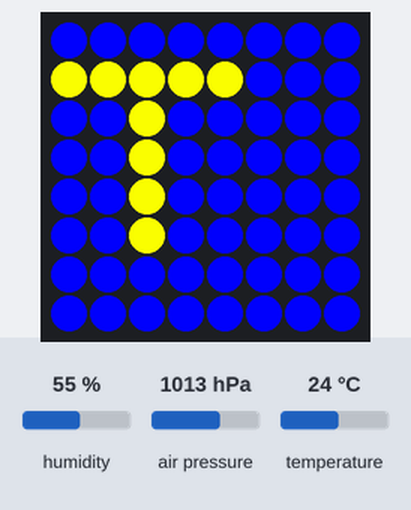
Recording of a program running on a simulated Raspberry Pi (BCM pin numbers) with a Sense HAT. On the bench: the Sense HAT's 8×8 RGB LED matrix. The test bench sets the inputs (shaded band); at power-on: humidity 55 %, air pressure 1013 hPa, temperature 24 °C.

Above: at 0.08 s.
At 4.67 s:
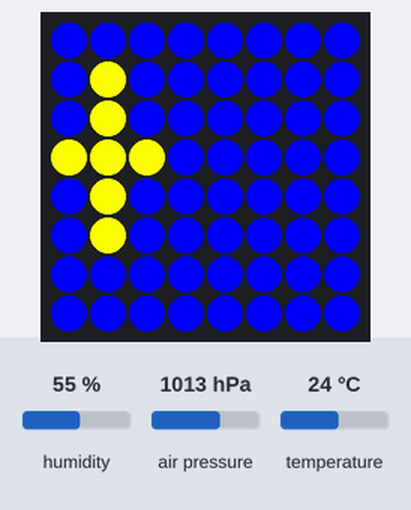
At 9.3 s:
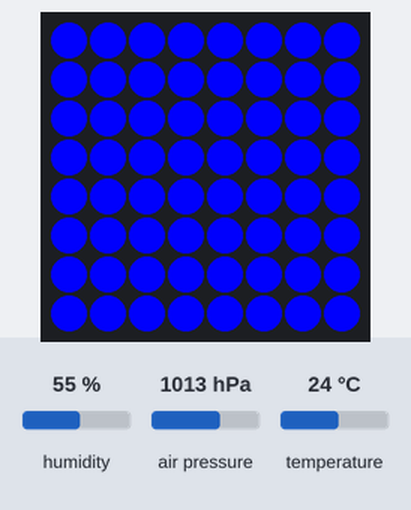
At 16.99 s:
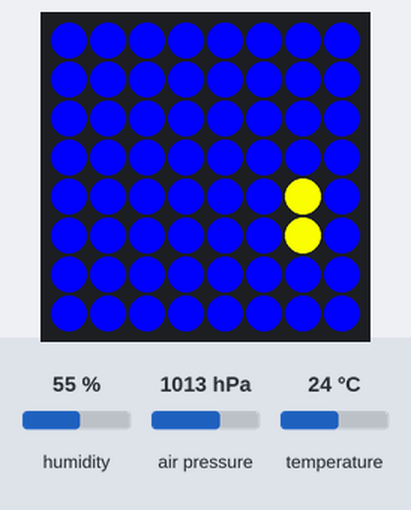
At 24.6 s:
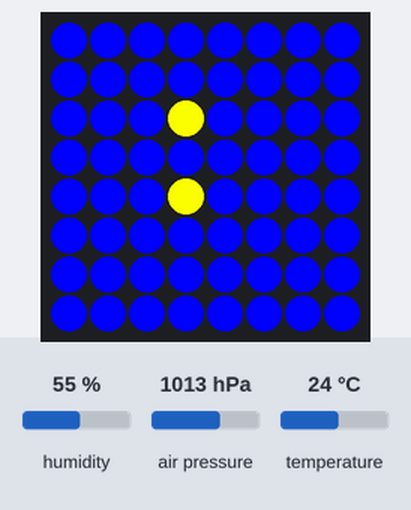
At 39.89 s:
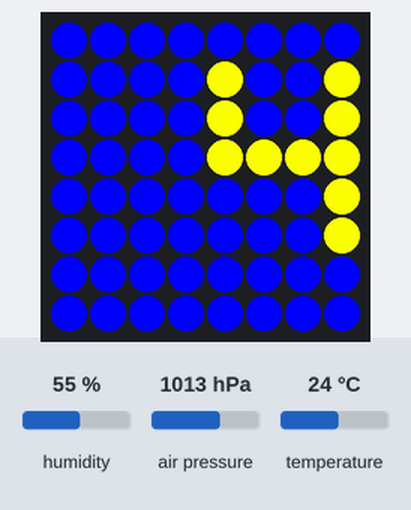

The program:

thp_8x8.py
```python
from sense_hat import SenseHat
import time

sense = SenseHat()

# 5x5 font dictionary for basic characters
FONT_5x5 = {
    'A': ["01110","10001","11111","10001","10001"],
    'B': ["11110","10001","11110","10001","11110"],
    'C': ["01111","10000","10000","10000","01111"],
    'D': ["11110","10001","10001","10001","11110"],
    'E': ["11111","10000","11110","10000","11111"],
    'F': ["11111","10000","11110","10000","10000"],
    'G': ["01111","10000","10111","10001","01111"],
    'H': ["10001","10001","11111","10001","10001"],
    'I': ["01110","00100","00100","00100","01110"],
    'J': ["00111","00010","00010","10010","01100"],
    'K': ["10001","10010","11100","10010","10001"],
    'L': ["10000","10000","10000","10000","11111"],
    'M': ["10001","11011","10101","10001","10001"],
    'N': ["10001","11001","10101","10011","10001"],
    'O': ["01110","10001","10001","10001","01110"],
    'P': ["11110","10001","11110","10000","10000"],
    'Q': ["01110","10001","10001","10011","01111"],
    'R': ["11110","10001","11110","10010","10001"],
    'S': ["01111","10000","01110","00001","11110"],
    'T': ["11111","00100","00100","00100","00100"],
    'U': ["10001","10001","10001","10001","01110"],
    'V': ["10001","10001","10001","01010","00100"],
    'W': ["10001","10001","10101","11011","10001"],
    'X': ["10001","01010","00100","01010","10001"],
    'Y': ["10001","01010","00100","00100","00100"],
    'Z': ["11111","00010","00100","01000","11111"],
    '0': ["01110","10011","10101","11001","01110"],
    '1': ["00100","01100","00100","00100","01110"],
    '2': ["01110","10001","00010","00100","11111"],
    '3': ["11110","00001","01110","00001","11110"],
    '4': ["10010","10010","11111","00010","00010"],
    '5': ["11111","10000","11110","00001","11110"],
    '6': ["01110","10000","11110","10001","01110"],
    '7': ["11111","00010","00100","01000","01000"],
    '8': ["01110","10001","01110","10001","01110"],
    '9': ["01110","10001","01111","00001","01110"],
    'C': ["01110","10000","10000","10000","01110"],
    'H': ["10001","10001","11111","10001","10001"],
    ':': ["00000","00100","00000","00100","00000"],
    '.': ["00000","00000","00000","00100","00100"],
    '%': ["10001","00010","00100","01000","10001"],
    ' ': ["00000","00000","00000","00000","00000"],
}

def char_to_pixels(char, fg, bg):
    pattern = FONT_5x5.get(char.upper(), FONT_5x5[' '])
    pixels = []
    for row in pattern:
        for bit in row:
            pixels.append(fg if bit == '1' else bg)
    return pixels  # 25 pixels (5x5)

def scroll_message(message, fg=[255,255,0], bg=[0,0,255], speed=0.12):
    # Build the full message as a pixel array (height 5, width 5*len(message))
    msg_pixels = []
    for char in message:
        msg_pixels.append(char_to_pixels(char, fg, bg))
        # Add a single column of space for increased kerning
        msg_pixels.append([bg]*25)
    # Flatten to a single list of columns
    columns = []
    for char_pixels in msg_pixels:
        for col in range(5):
            columns.append([char_pixels[row*5 + col] for row in range(5)])
        # Add the extra space column (kerning)
        columns.append([bg]*5)
    # Scroll across the 8x8 display, centered vertically
    for offset in range(len(columns) - 7):
        frame = [[bg for _ in range(8)] for _ in range(8)]
        for x in range(8):
            for y in range(5):
                frame[y+1][x] = columns[offset + x][y]
        # Flatten for Sense HAT
        flat = [pix for row in frame for pix in row]
        sense.set_pixels(flat)
        time.sleep(speed)
    sense.clear()

while True:
    temp = round(sense.get_temperature(), 1)
    humidity = round(sense.get_humidity(), 1)
    pressure = round(sense.get_pressure(), 1)
    msg = f"T:{temp}C H:{humidity}% P:{pressure}"
    scroll_message(msg, fg=[255,255,0], bg=[0,0,255], speed=0.12)
    time.sleep(2)
```

Measured:
- what the display in image 2 shows lasts 1.6 s, from 9.2 s to 10.8 s
